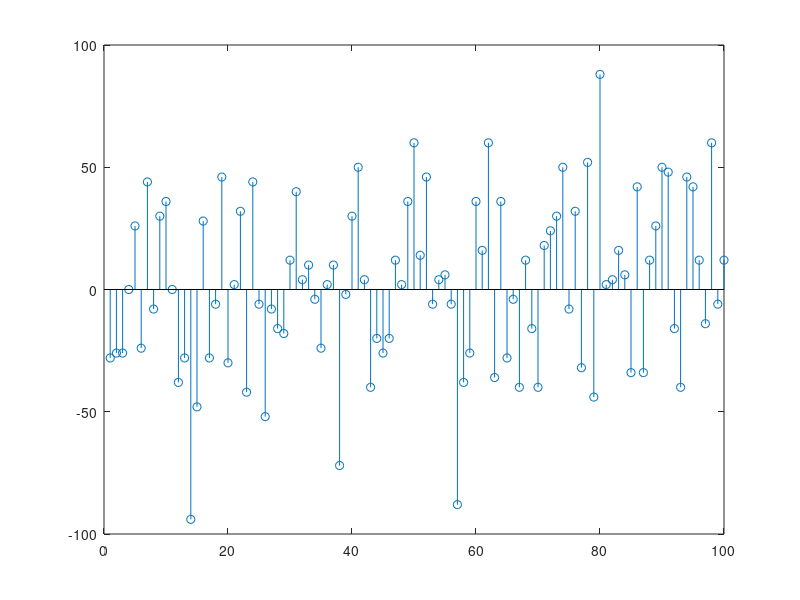

Write MATLAB code to recreate this figure.
%% TP2
clear; clc; close all;

nmec = 76374;

a = 1 + rem (nmec, 3);

%% Ex1

n = 100000;

p = 1/2;

In = rand(1, n) < p;

Xn = a * (2 * In - 1);

stem(Xn(1:100))

%% Ex2 
numRX = 1000;


In = rand(numRX, n) < p;

Xn = a * (2 * In - 1);
 
Yn = sum(Xn, 1);

stem(Yn(1:100))

%% Ex3
In = rand(1, n) < p;

Xn = a * (2 * In - 1);

%% Alinea a)
mean(Xn)
var(Xn)

%% Alinea b)
clc
numRX = 1000;


In = rand(numRX, n) < p;

Xn = a * (2 * In - 1);

idxEnd = [1 5 10];
for k = 1: length(idxEnd)
    meanT = mean(mean(Xn(1:idxEnd(k), :)));

    meanR = mean(mean(Xn(:, 1:idxEnd(k))));
    
    deltaMean = abs(meanT - meanR);
    
    fprintf('%f %f %f\n', meanT, meanR, deltaMean)
end;

%% Ex4

mean(Yn)

var(Yn)

%% Ex5

%%a
In = rand(1, n) < p;

Xn = a * (2 * In - 1);

N = randn(size(Xn)) * sqrt(a);

R = Xn + N;

%% b
XRn = a*(2 * (R >= 0) - 1 );

ser = sum( Xn ~= XRn) / numel(XRn)
    

%% Ex6
N = 3
In3 = rand(1, n) < p;

Xn3 = a * (2 * In3 - 1);

N3 = randn(3, n) .* sqrt(a);

R3 = mean(repmat(Xn3, 3, 1) + N3, 1);

XRn3 = a*(2 * (R3 >= 0) - 1 );

ser3 = sum( Xn3 ~= XRn3) / numel(XRn3)
  
